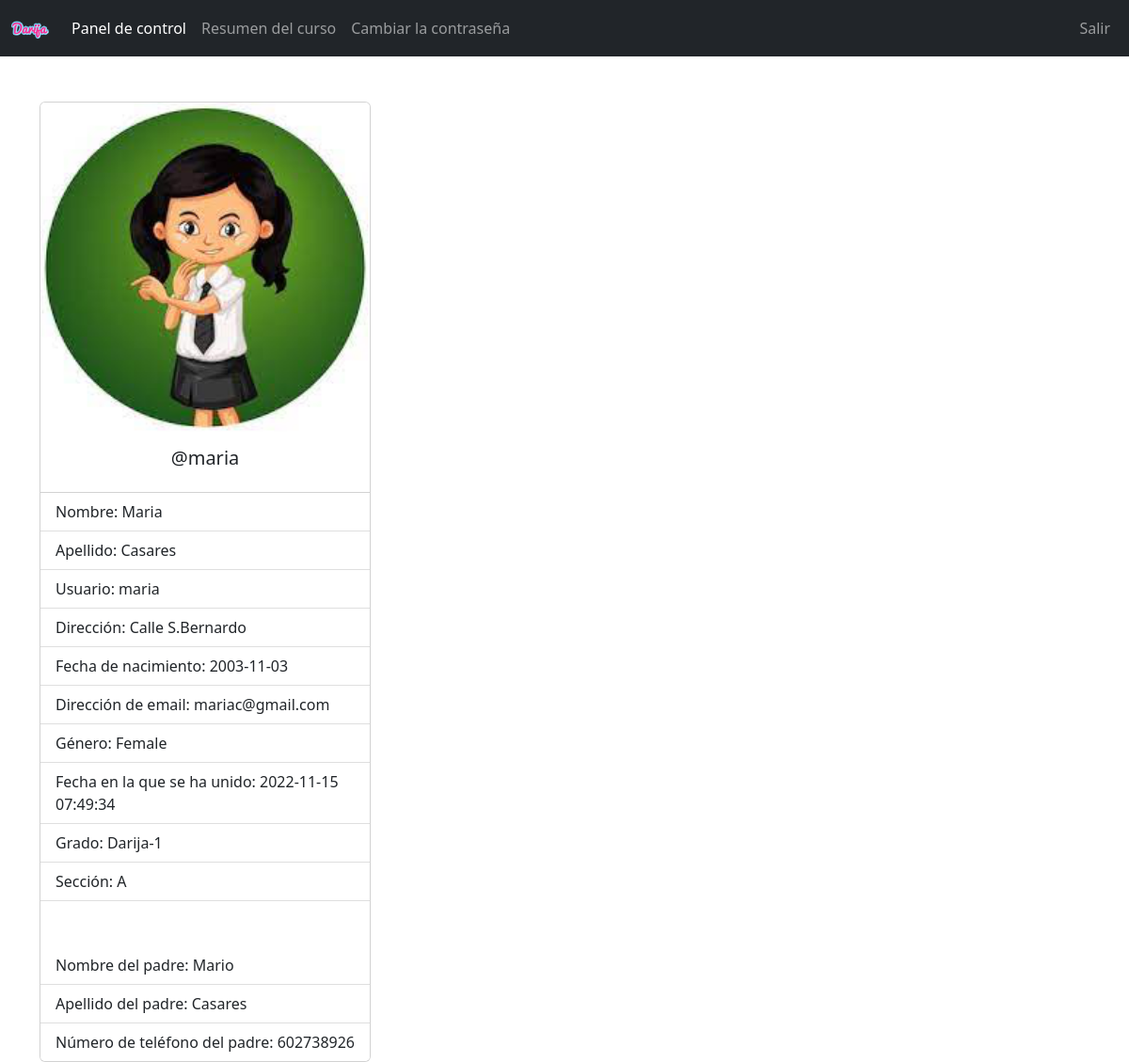
The app's page /Student/index.php (signed in) with its own data.
### tables this page shows
CREATE TABLE `students` (
  `student_id` int(11) NOT NULL,
  `username` varchar(127) NOT NULL,
  `password` varchar(255) NOT NULL,
  `fname` varchar(127) NOT NULL,
  `lname` varchar(255) NOT NULL,
  `grade` int(11) NOT NULL,
  `section` int(11) NOT NULL,
  `address` varchar(31) NOT NULL,
  `gender` varchar(7) NOT NULL,
  `email_address` varchar(255) NOT NULL,
  `date_of_birth` date DEFAULT NULL,
  `date_of_joined` timestamp NULL DEFAULT current_timestamp(),
  `parent_fname` varchar(127) NOT NULL,
  `parent_lname` varchar(127) NOT NULL,
  `parent_phone_number` varchar(31) NOT NULL
);

CREATE TABLE `grades` (
  `grade_id` int(11) NOT NULL,
  `grade` varchar(31) NOT NULL,
  `grade_code` varchar(7) NOT NULL
);

CREATE TABLE `section` (
  `section_id` int(11) NOT NULL,
  `section` varchar(7) NOT NULL
);

### Student/data/student.php (called while the page is built, shortened)
<?php
function getStudentById($id, $conn){
   $sql = "SELECT * FROM students
           WHERE student_id=?";
   $stmt = $conn->prepare($sql);
   $stmt->execute([$id]);
   if ($stmt->rowCount() == 1) {
     $student = $stmt->fetch();
     return $student;
   }else {
    return 0;
   }
}

### Student/data/grade.php (called while the page is built, shortened)
<?php
function getGradeById($grade_id, $conn){
   $sql = "SELECT * FROM grades
           WHERE grade_id=?";
   $stmt = $conn->prepare($sql);
   $stmt->execute([$grade_id]);
   if ($stmt->rowCount() == 1) {
     $grade = $stmt->fetch();
     return $grade;
   }else {
    return 0;
   }
}

### Student/data/section.php (called while the page is built, shortened)
<?php
function getSectioById($section_id, $conn){
   $sql = "SELECT * FROM section
           WHERE section_id=?";
   $stmt = $conn->prepare($sql);
   $stmt->execute([$section_id]);
   if ($stmt->rowCount() == 1) {
     $section = $stmt->fetch();
     return $section;
   }else {
    return 0;
   }
}

### Student/index.php (the view, shortened to what this page needs)
<?php
if (isset($_SESSION['student_id']) &&
    isset($_SESSION['role'])) {
    if ($_SESSION['role'] == 'Student') {
       include "../CONEXION_DB.php";
       include "data/student.php";
       include "data/grade.php";
       include "data/section.php";
       $student_id = $_SESSION['student_id'];
       $student = getStudentById($student_id, $conn);
 ?>
<!DOCTYPE html>
<html lang="en">
<head>
	<link rel="stylesheet" href="https://cdn.jsdelivr.net/npm/bootstrap@5.2.0/dist/css/bootstrap.min.css">
	<link rel="stylesheet" href="../css/style.css">
  <link rel="stylesheet" href="https://cdnjs.cloudflare.com/ajax/libs/font-awesome/4.7.0/css/font-awesome.min.css">
</head>
<body>
    <?php
        include "inc/navbar.php";
     ?>
     <?php
        if ($student != 0) {
     ?>
     <div class="container mt-5">
         <div class="card" style="width: 22rem;">
          <img src="../imagenes/student-<?=$student['gender']?>.png" class="card-img-top" alt="...">
          <div class="card-body">
            <h5 class="card-title text-center">@<?=$student['username']?></h5>
          </div>
          <ul class="list-group list-group-flush">
            <li class="list-group-item">Nombre: <?=$student['fname']?></li>
            <li class="list-group-item">Apellido: <?=$student['lname']?></li>
            <li class="list-group-item">Usuario: <?=$student['username']?></li>
            <li class="list-group-item">Dirección: <?=$student['address']?></li>
            <li class="list-group-item">Fecha de nacimiento: <?=$student['date_of_birth']?></li>
            <li class="list-group-item">Dirección de email: <?=$student['email_address']?></li>
            <li class="list-group-item">Género: <?=$student['gender']?></li>
            <li class="list-group-item">Fecha en la que se ha unido: <?=$student['date_of_joined']?></li>
            <li class="list-group-item">Grado:
                 <?php
                      $grade = $student['grade'];
                      $g = getGradeById($grade, $conn);
                      echo $g['grade_code'].'-'.$g['grade'];
                  ?>
            </li>
            <li class="list-group-item">Sección:
                 <?php
                    $section = $student['section'];
                    $s = getSectioById($section, $conn);
                    echo $s['section'];
                  ?>
            </li>
            <br><br>
            <li class="list-group-item">Nombre del padre: <?=$student['parent_fname']?></li>
            <li class="list-group-item">Apellido del padre: <?=$student['parent_lname']?></li>
            <li class="list-group-item">Número de teléfono del padre: <?=$student['parent_phone_number']?></li>
          </ul>
        </div>
     </div>
     <?php
        }else {
          header("Location: student.php");
          exit;
        }
     ?>
</body>
</html>
<?php
  }else {
    header("Location: ../login.php");
    exit;
  }
}else {
	header("Location: ../login.php");
	exit;
}
?>

### records on screen
students: gender (picture), username "maria", fname "Maria", lname "Casares", address "Calle S.Bernardo", date_of_birth "2003-11-03", email_address "mariac@gmail.com", gender "Female", date_of_joined "2022-11-15 07:49:34", parent_fname "Mario", parent_lname "Casares", parent_phone_number "602738926"
grades: grade_code "Darija", grade "1"
section: section "A"
